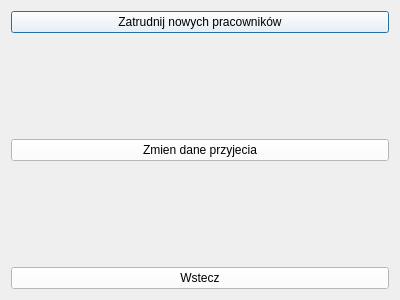
<?xml version="1.0" encoding="UTF-8"?>
<ui version="4.0">
 <class>DetalePrzyjeciaOrganizator</class>
 <widget class="QDialog" name="DetalePrzyjeciaOrganizator">
  <property name="geometry">
   <rect>
    <x>0</x>
    <y>0</y>
    <width>400</width>
    <height>300</height>
   </rect>
  </property>
  <property name="windowTitle">
   <string>Dialog</string>
  </property>
  <layout class="QVBoxLayout" name="verticalLayout">
   <item>
    <widget class="QPushButton" name="Zatrudnij">
     <property name="styleSheet">
      <string notr="true">background-color:white;</string>
     </property>
     <property name="text">
      <string>Zatrudnij nowych pracowników</string>
     </property>
    </widget>
   </item>
   <item>
    <spacer name="verticalSpacer_2">
     <property name="orientation">
      <enum>Qt::Vertical</enum>
     </property>
     <property name="sizeHint" stdset="0">
      <size>
       <width>20</width>
       <height>40</height>
      </size>
     </property>
    </spacer>
   </item>
   <item>
    <widget class="QPushButton" name="Zmien">
     <property name="styleSheet">
      <string notr="true">background-color:white;</string>
     </property>
     <property name="text">
      <string>Zmien dane przyjecia</string>
     </property>
    </widget>
   </item>
   <item>
    <spacer name="verticalSpacer">
     <property name="orientation">
      <enum>Qt::Vertical</enum>
     </property>
     <property name="sizeHint" stdset="0">
      <size>
       <width>20</width>
       <height>40</height>
      </size>
     </property>
    </spacer>
   </item>
   <item>
    <widget class="QPushButton" name="Wstecz">
     <property name="styleSheet">
      <string notr="true">background-color:white;</string>
     </property>
     <property name="text">
      <string>Wstecz</string>
     </property>
    </widget>
   </item>
  </layout>
 </widget>
 <resources/>
 <connections/>
</ui>
